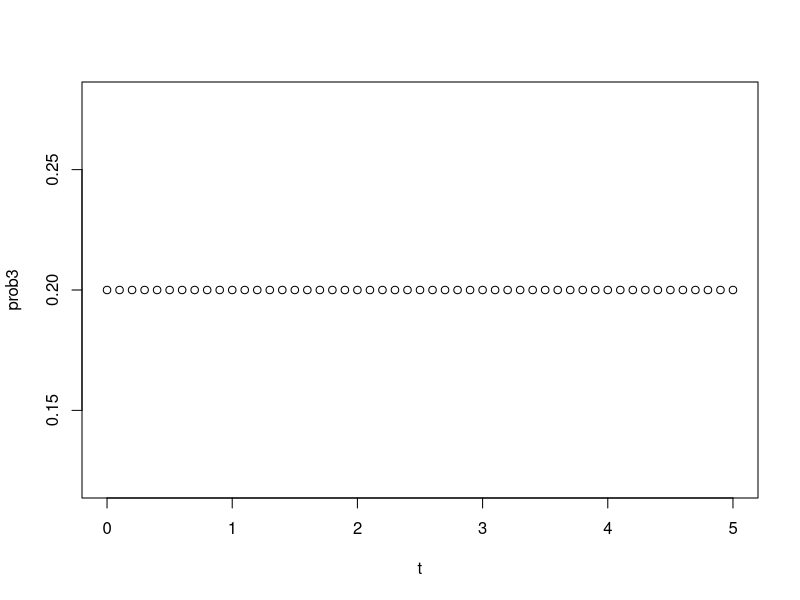
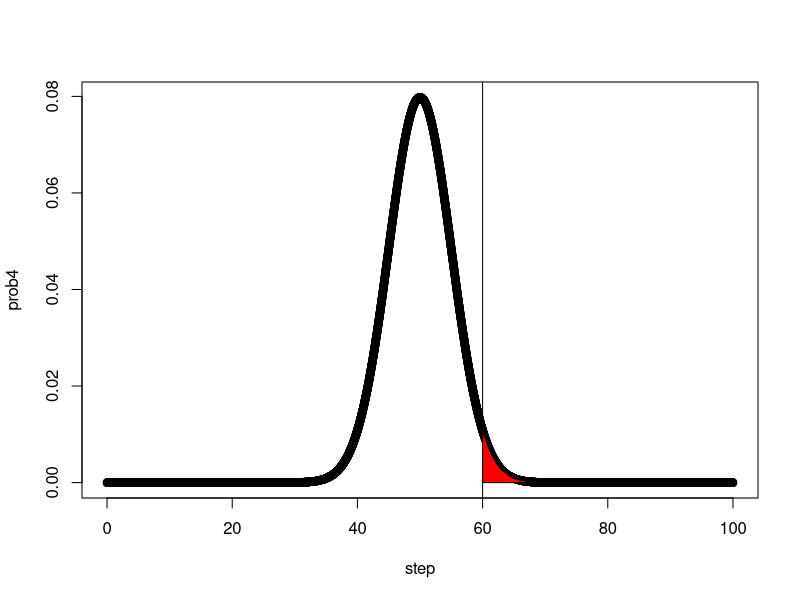
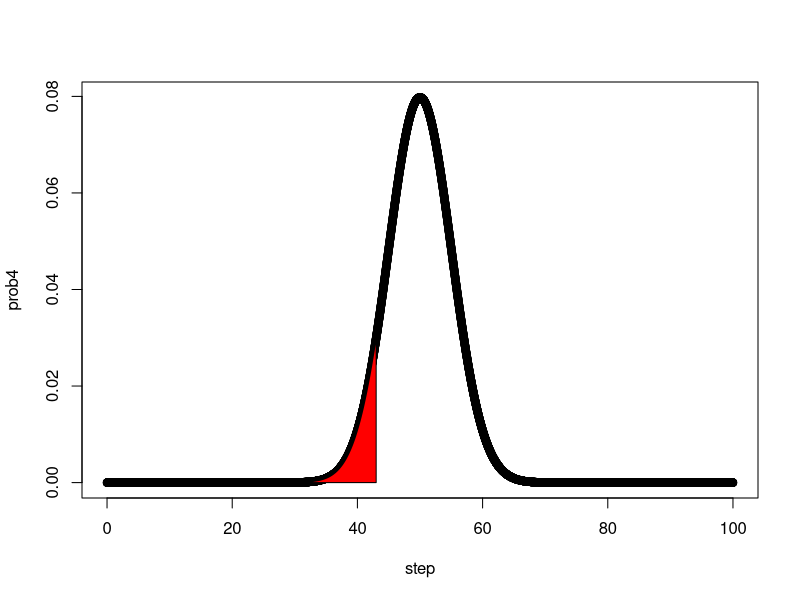
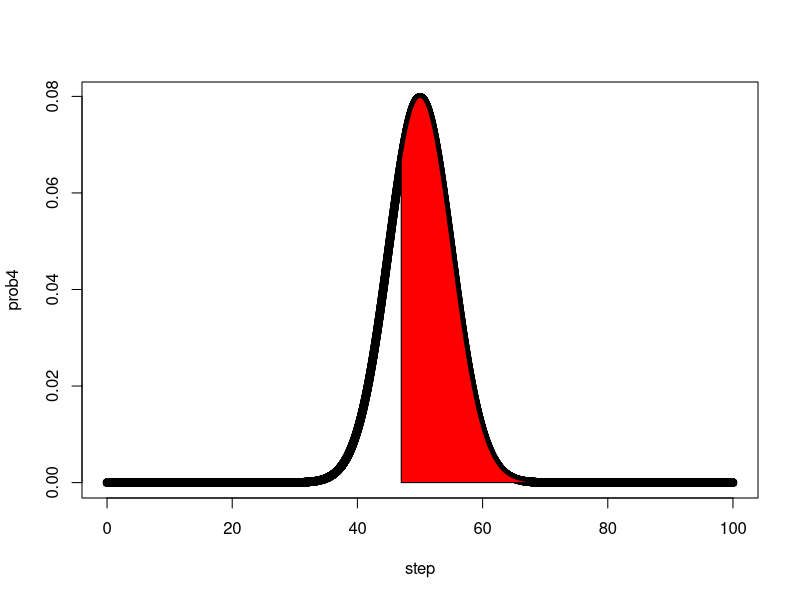
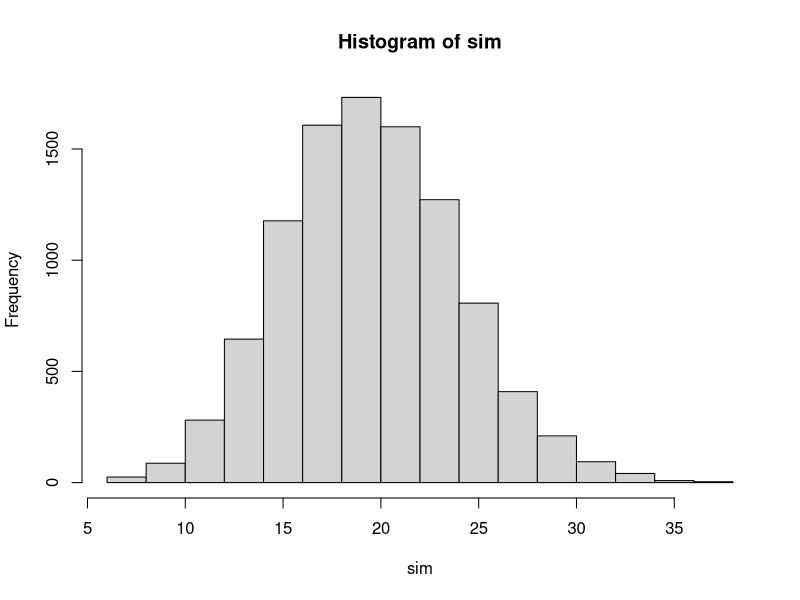
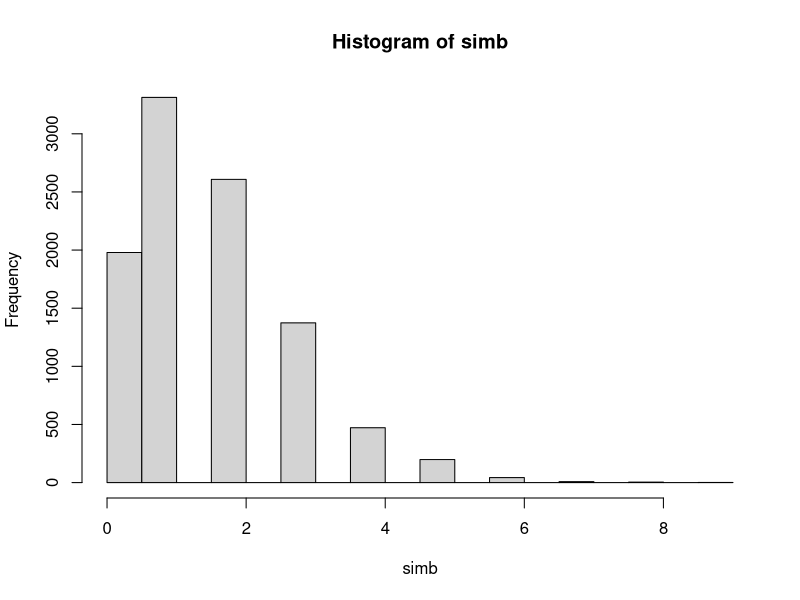
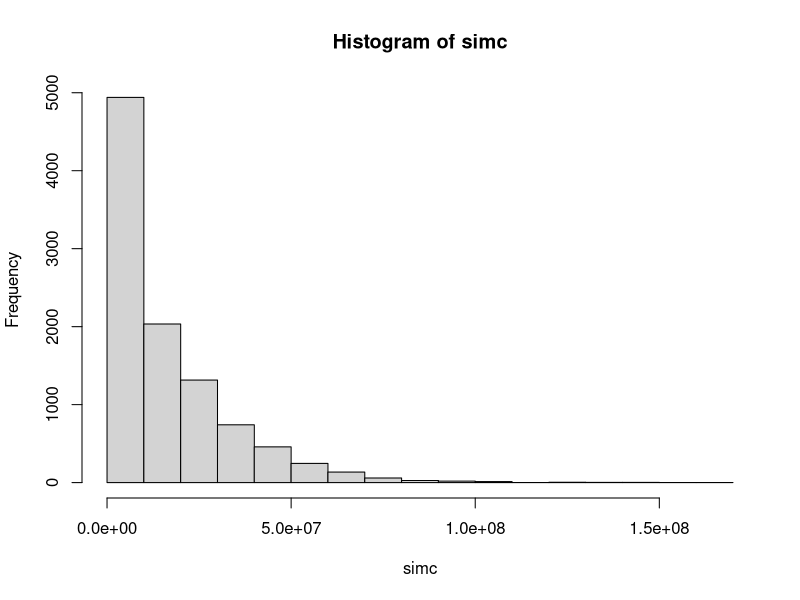

Write R code to recreate these figures, in order.
## ---- chunk 1
knitr::opts_chunk$set(echo = TRUE)
## ---- chunk 2
dbinom(15, 30, 0.5)
## ---- chunk 3
1-pbinom(20, 30, 0.5)
## ---- chunk 4
pbinom(4, 30, 1/3)
## ---- chunk 5
ppois(40, 30) - ppois(19, 30)
## ---- chunk 6
sec <- 365 * 24 * 60 * 60
sec
## ---- chunk 7
max(rpois(sec, 30))
## ---- chunk 8
qpois(0.99, 30)
## ---- chunk 9
t <-  seq(0, 5, by=0.1)

prob3 <- dunif(t, 0, 5)

plot(t, prob3)
## ---- chunk 10
punif(1, 0, 5)
## ---- chunk 11
(1-punif(4, 0, 5))/(1-punif(3, 0, 5))
## ---- chunk 12
1 - pnorm(60, 50, 5)

step <- seq(0, 100, by=0.01)
prob4 <- dnorm(step, 50, 5)
plot(step, prob4)
abline(v = 60)
polygon(c(step[step>=60], max(step), 60), c(prob4[step>=60],0,0), col="red")
## ---- chunk 13
qnorm(0.1, 50, 5)
plot(step, prob4)
polygon(c(step[step<=43],43, 40), c(prob4[step<=43],0,0), col="red")
## ---- chunk 14
qnorm(0.3, 50, 5)
plot(step, prob4)
polygon(c(step[step>=47],47, 47), c(prob4[step>=47],0,0), col="red")
## ---- chunk 15
pnorm(90, 80, 10) - pnorm(70, 80, 10)
## ---- chunk 16
pnorm(100, 80, 10) - pnorm(60, 80, 10)
## ---- chunk 17
pnorm(110, 80, 10) - pnorm(50, 80, 10)
## ---- chunk 18
for (i  in 1:3){
  print(pnorm(0 + i * 1, 0, 1) - pnorm(0 - i * 1, 0, 1))
}
## ---- chunk 19
pnorm(1.9, 2, 0.05)
## ---- chunk 20
1 - pnorm(2.1, 2, 0.05)
## ---- chunk 21
qnorm(0.8, 2, 0.05)
## ---- chunk 22
qnorm(0.2, 2, 0.05)
## ---- chunk 23
sim <- rpois(10000, 20)
hist(sim)
## ---- chunk 24
simb <- c()
for (i in sim){
  simb <- append(simb, rbinom(1, i, 0.08))
}

hist(simb)
## ---- chunk 25
simc <- c()
for (i in simb){
  simc <- append(simc, sum(rexp(i, 1/10000000)))
}
hist(simc)
## ---- chunk 26
mean((simc - 26000000) > 0)
## ---- chunk 27
sim_RD <- rpois(10000, 24)
rt_RD <- c()
for(i in sim_RD){
  rt_RD <- append(rt_RD, rbinom(1, i, 0.08))
}
rev_RD <- c()
for(j in rt_RD){
  rev_RD <- append(rev_RD, sum(rexp(j, 1/10000000)))
}
mean(rev_RD)

rev_market <- c()
for (k in simb){
  rev_market <- append(rev_market, sum(rexp(k, 1/12000000)))
}
mean(rev_market)

